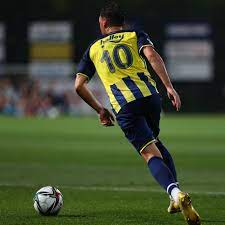
#> input picture özil.jpg, 225 x 225 px
$ python main.py
#> lines starting #> are read from the running program, lines starting #| are printed output that depends on the picture
from PIL import Image, ImageFilter

image = Image.open("özil.jpg")
#> image is the input picture: PIL image 225x225 RGB; mean R, G, B 66.2, 75.3, 48.7

image.save("özil2.jpg")

image.rotate(180).save("özil3.jpg")#resmi döndürür
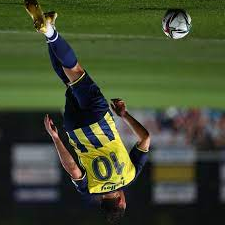
#> saved as özil3.jpg: PIL image 225x225 RGB; mean R, G, B 66.2, 75.3, 48.7

image.rotate(90).save("özil4.jpg")
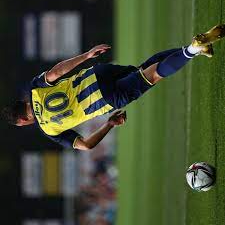
#> saved as özil4.jpg: PIL image 225x225 RGB; mean R, G, B 66.2, 75.3, 48.7

image.convert(mode = "L").save("özil5.jpg")#siyah beyaz
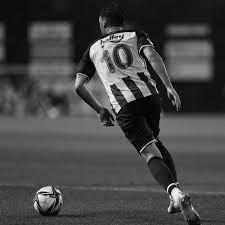
#> saved as özil5.jpg: PIL image 225x225 L; min 0, max 253, mean 69.5

degistir = (960, 600)

image.thumbnail(degistir)

image.save("özil6.jpg")#boyut ayarladık

image.filter(ImageFilter.GaussianBlur(5)).save("özil7.jpg")#blurlaştırdık
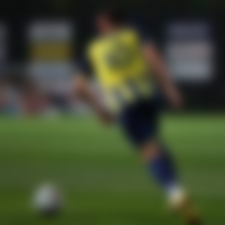
#> saved as özil7.jpg: PIL image 225x225 RGB; mean R, G, B 66.2, 75.4, 48.7

kırpılacak_alan = (100,0,950,600)
#> (the run stopped early here; a loop or call above may not have finished)
